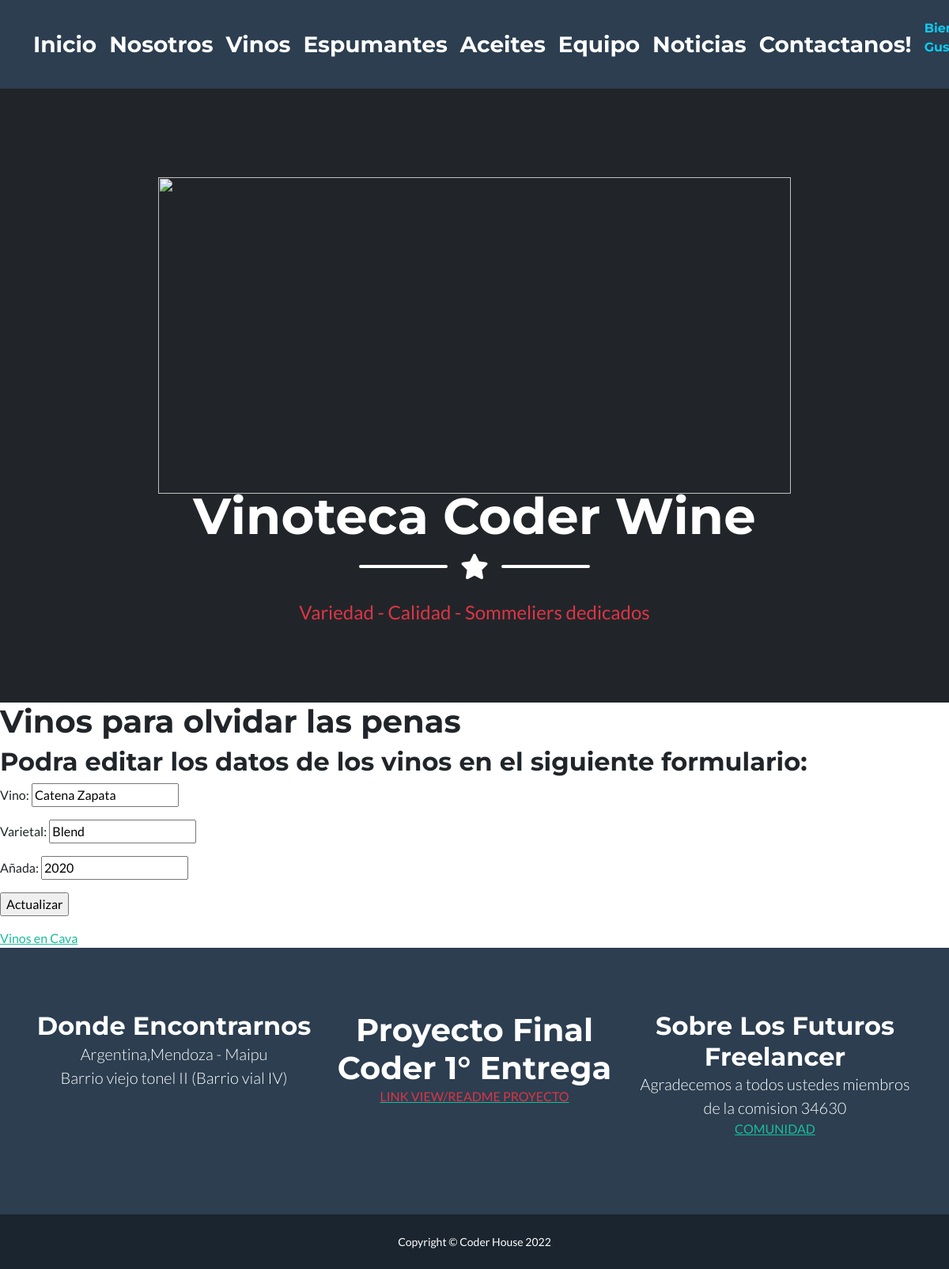
Page /app-coder/editarVinos/5 (signed in) on the earlier database version.
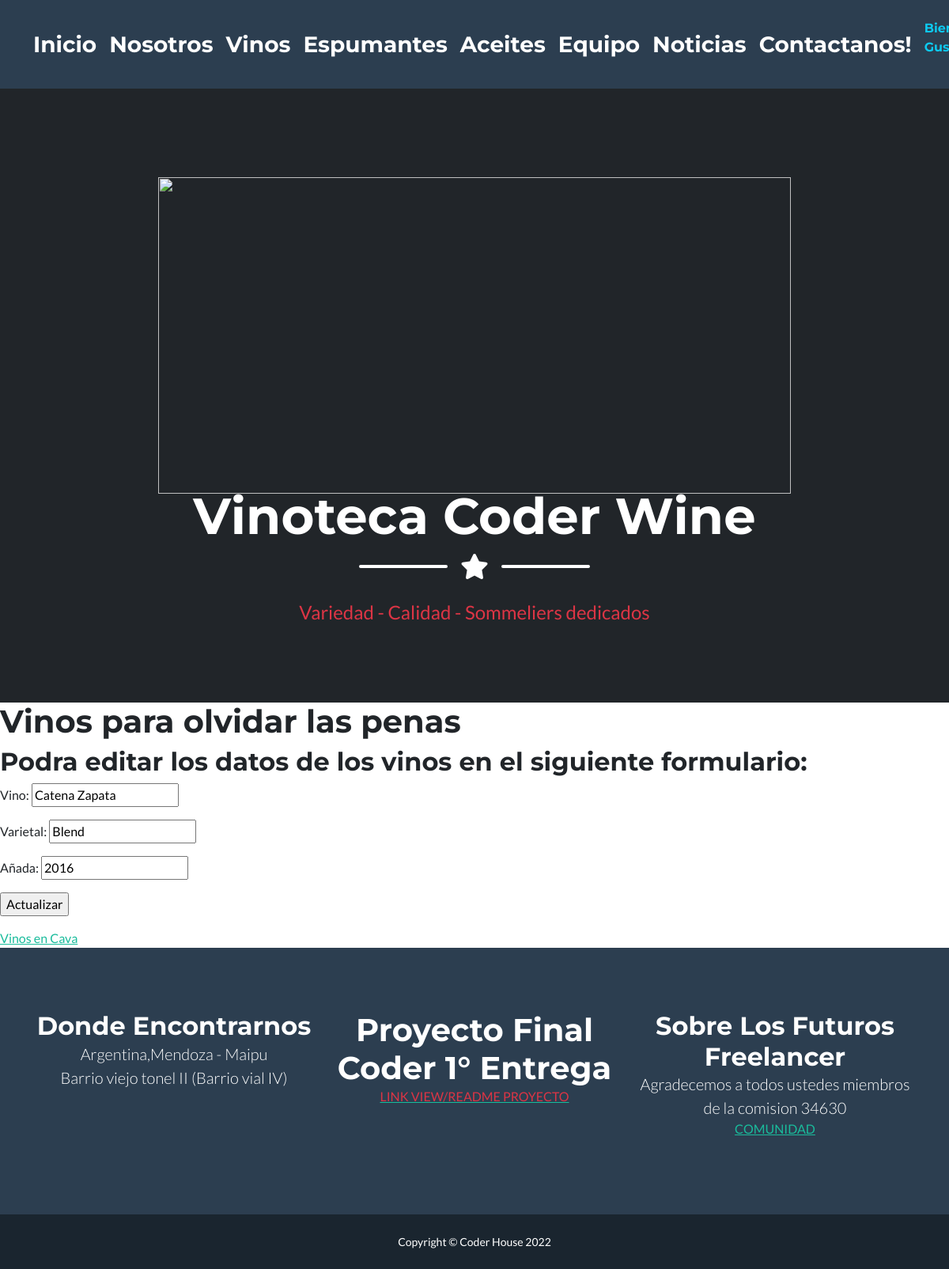
Same page on the later database version.
### AppCoder/models.py (models this page shows, shortened)
class Vino(models.Model):
    nombre = models.CharField(max_length=50)
    varietal = models.CharField(max_length=50)
    añada = models.IntegerField()
    class Meta:
        verbose_name= 'Mis Vino'
        ordering = ['nombre', 'varietal','añada',]
        unique_together = ['nombre', 'varietal','añada',]

### AppCoder/views.py (the view)
# urls.py: path('editarVinos/<int:id>', editarVinos, name="EditarVinos"),
@staff_member_required
def editarVinos(request, id):
    vino = Vino.objects.get(id=id)
    if request.method == 'POST':
         miFormulario = VinoFormulario(request.POST)
         print(miFormulario)
         if miFormulario.is_valid():
            data = miFormulario.cleaned_data
            vino.nombre = data["vino"]
            vino.varietal = data["varietal"]
            vino.añada = data["añada"]
            vino.save()
            return redirect("ListaVinos")
    else:
        miFormulario = VinoFormulario(initial={
            "vino": vino.nombre,
            "varietal": vino.varietal,
            "añada": vino.añada,
            })
    return render(request, "editarVinos.html", {"miFormulario":miFormulario, "id":vino.id})

### AppCoder/forms.py
class VinoFormulario(forms.Form):
    vino = forms.CharField(max_length=50)
    varietal = forms.CharField()
    añada = forms.IntegerField()

### AppCoder/templates/editarVinos.html
{% extends 'padre.html' %}
{% load static %}
{% block contenidoQueCambia %}
<h1>Vinos para olvidar las penas</h1>
<h2>Podra editar los datos de los vinos en el siguiente formulario:</h2>
<form action= "{% url 'EditarVinos' id %}" method="POST">{% csrf_token %}
    {{ miFormulario.as_p }}
    <input type="submit" value="Actualizar"/>
</form>
<a href="{% url 'ListaVinos' %}">Vinos en Cava</a>
{% endblock contenidoQueCambia %}

Differences in the rows shown:
changed Vino "Blend": añada "2020" → "2016"
